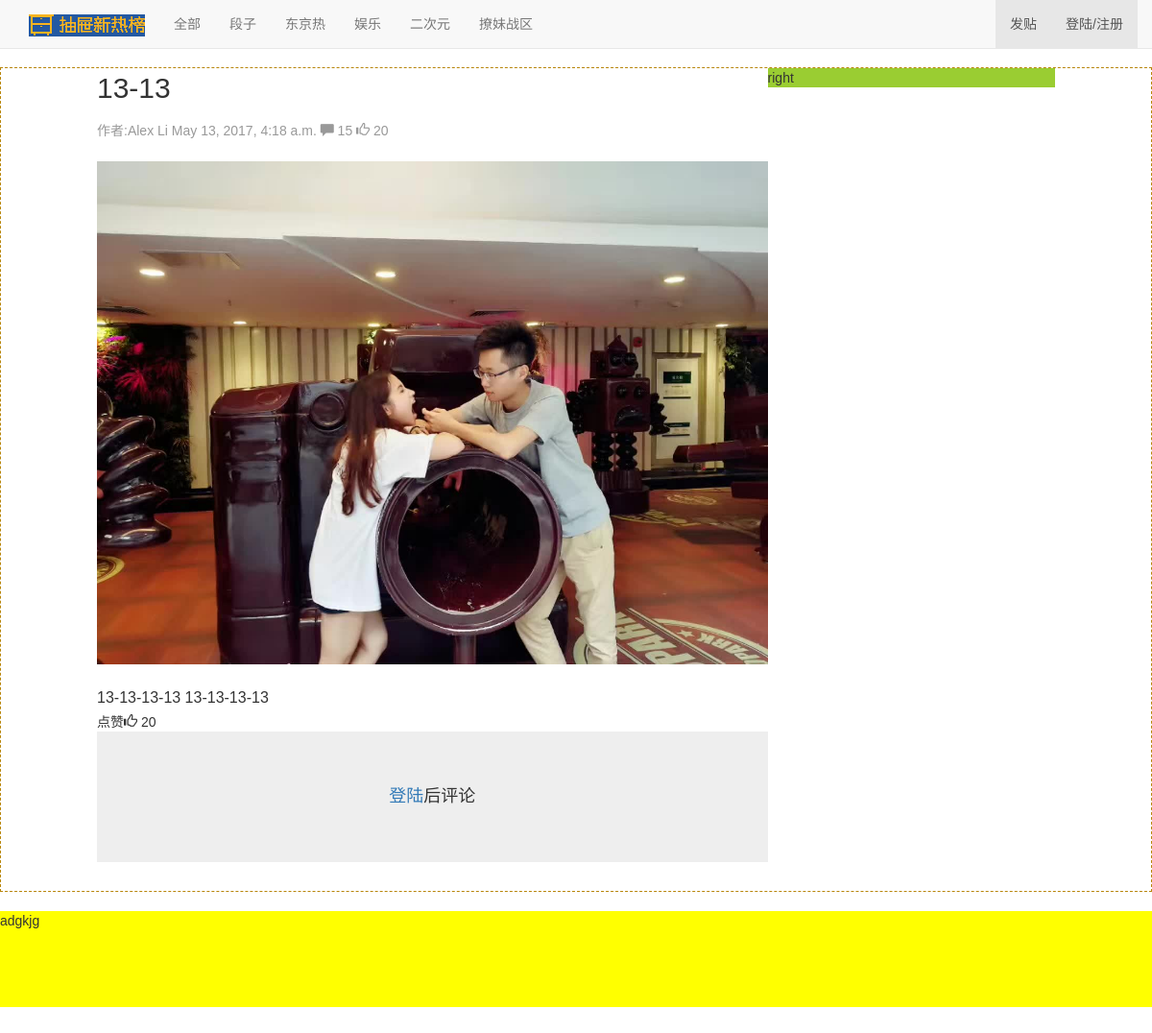
The app's page /bbs/detail/29/ with its own data.
### bbs/models.py (models this page shows, shortened)
class Category(models.Model):  # 版块(分类)表
    name = models.CharField(max_length=64, unique=True)  # 版块名
    brief = models.CharField(max_length=255, null=True, blank=True)  # 简要介绍
    set_to_top_menu = models.BooleanField(default=False)  # 是否显示在界面
    position_index = models.SmallIntegerField()  # 版块的位置
    admin = models.ManyToManyField("UserProfile", blank=True)  # 一个版块可有多个管理员，可不选择

class Article(models.Model):  # 贴子表
    title = models.CharField(max_length=255)  # 标题
    brief = models.CharField(max_length=255, null=True, blank=True)  # 简要介绍
    category = models.ForeignKey("Category")
    content = models.TextField(u"文章内容")
    author = models.ForeignKey("UserProfile")  # 作者
    pub_date = models.DateTimeField(blank=True, null=True)
    last_modify = models.DateTimeField(auto_now=True)  # 自动添加修改帖子时间
    priority = models.IntegerField(u"优先级", default=1000)  # 设置默认优先级为1000
    head_img = models.ImageField(u"文章标题图片", upload_to="uploads")
    status_choices = (("draft", u"草稿"),
                      ("published", u"已发布"),
                      ("hidden", u"隐藏"),
                      )
    publish_status = models.CharField(choices=status_choices, max_length=32, default="published")

class UserProfile(models.Model):  # 用户表
    user = models.OneToOneField(User)  # 一对一关联，密码在User表
    name = models.CharField(max_length=64)
    signature = models.CharField(max_length=255, blank=True, null=True)  # 个人签名，可以为空
    head_img = models.ImageField(height_field=150, width_field=150, blank=True, null=True)  # 头像，可以不传
    friends = models.ManyToManyField("self", related_name="my_friends", blank=True)

### bbs/views.py (the view)
# urls.py: url(r'^detail/(\d+)/$', views.article_detail, name="article_detail"),
def article_detail(request, article_id):
    article_obj = models.Article.objects.get(id=article_id)
    comment_tree = handle_comment.build_tree(article_obj.comment_set.select_related())
    return render(request, "bbs/article_detail.html", {"article_obj": article_obj,
                                                       "category_list": category_list})

### bbs/handle_comment.py (called while the page is built)
def add_node(tree_dic, comment):
    if comment.parent_comment is None:
        tree_dic[comment] = {}
    else:  # 循环当前整个dic，直到找到为止
        for k in tree_dic:
            if k == comment.parent_comment:
                print("find dad...", k)
                tree_dic[k][comment] = {}  # 这里会出错，因为k为一个数据对象;TypeError: keys must be a string
            else:
                print("keep going deeper....")
                add_node(tree_dic[k], comment)
    print(">>>>", tree_dic)

def build_tree(comment_set):
    print("comment_set>>>:", comment_set)
    tree_dic = {}
    for comment in comment_set:
        if comment.comment_type == 1:  # 当comment为点赞时，无需添加到评论树(评论内容才需要)
            add_node(tree_dic, comment)
    return tree_dic

### bbs/models.py (called while the page is built)
    def __str__(self):
        return "C:%s;" % (self.comment)

### bbs/templatetags/img_tag.py (called while the page is built)
@register.filter  # 注册
def truncate_url(img_url):  # 截断url
    return img_url.name.split("/", maxsplit=1)[-1]

@register.simple_tag
def filter_comment(article_obj):
    query_set = article_obj.comment_set.select_related()  # 反向关联查询(包含评论与点赞)
    comments = {
        "comment_count": query_set.filter(comment_type=1).count(),  # 评论数
        "thumb_count": query_set.filter(comment_type=2).count(),  # 点赞数
    }
    return comments  # 后端返回给前端是一个字典

### templates/bbs/article_detail.html (shortened to what this page needs)
{% extends "base.html" %}
{% load img_tag %}
{% block page_container %}
    <div class="wrap-left">
        <div class="article-big-title">
            {{ article_obj.title }}
        </div>
        <div class="article-title-brief">
            <span>作者:{{ article_obj.author.name }}</span>
            <span>{{ article_obj.pub_date }}</span>
            <span>{%  filter_comment article_obj as comments %}</span>
            <span class="glyphicon glyphicon-comment" aria-hidden="true"></span>
            <span>{{ comments.comment_count }}</span>
            <span class="glyphicon glyphicon-thumbs-up" aria-hidden="true"></span>
            <span class="thumb-count">{{ comments.thumb_count }}</span>
        </div>
        <div>
            <img class="article-big-head-img" src="/static/{{ article_obj.head_img|truncate_url }}">
        </div>
        <div class="article-content">
            {{ article_obj.content|safe }}
        </div>
        <div>
            <a class="thumb-up">
                点赞<span class="glyphicon glyphicon-thumbs-up" aria-hidden="true"></span>
                <span class="thumb-count">{{ comments.thumb_count }}</span>
            </a>
        </div>
        <div class="comment-box">
            {% if request.user.is_authenticated %}
                <div class="new-comment-box">
                    <textarea class="form-control" rows="3"></textarea>
                    <button type="button" style="margin-top: 10px;" class="btn btn-success pull-right">提交</button>
                    <div class="clear-both"></div>
                </div>
            {% else %}
                <div class="jumbotron">
                    <h4 class="text-center"><a href="{% url 'login' %}?next={{ request.path }}" class="btn-link">登陆</a>后评论</h4>
                </div>
            {% endif %}
        </div>
    </div>
    <div class="wrap-right">
        right
    </div>
{% endblock %}

### templates/base.html (shortened to what this page needs)
<!DOCTYPE html>
<html lang="zh-CN"><style type="text/css" id="106159481858"></style><head><meta http-equiv="Content-Type" content="text/html; charset=UTF-8">
    <link href="/static/bootstrap-3.3.7-dist/css/bootstrap.min.css" rel="stylesheet">
    <link href="/static/bootstrap-3.3.7-dist/css/page_container.css" rel="stylesheet">
    <link href="/static/bootstrap-3.3.7-dist/css/navbar-fixed-top.css" rel="stylesheet">
  </head>
  <body> {% csrf_token %}
    <nav class="navbar navbar-default navbar-fixed-top">
      <div class="container">
        <div id="navbar" class="navbar-collapse collapse">
            <div>
                <a class="navbar-brand" href="/bbs">
                    <img src="/static/images/logo.png">
                </a>
            </div>
            <ul class="nav navbar-nav">
                {% for category in category_list %}
                    {% if category.id == category_obj.id %}
                        <li class="active"><a href="/bbs/category/{{ category.id }}">{{ category.name }}</a></li>
                    {% else %}
                        <li class=""><a href="/bbs/category/{{ category.id }}">{{ category.name }}</a></li>
                    {% endif %}
                {% endfor %}
                 <li class=""><a href="/webchat/">撩妹战区</a></li>
            </ul>
          <ul class="nav navbar-nav navbar-right">
            <li class="active"><a href="{% url 'new_article' %}">发贴</a></li>
            {% if request.user.is_authenticated %}
                <li class=""><a href="#">{{ request.user.userprofile }}</a></li>
                 <li class="active"><a href="{% url 'logout' %}">注销退出</a></li>
            {% else %}
                <li class="active"><a href="{% url 'login' %}">登陆/注册</a></li>
            {% endif %}
          </ul>
        </div>
      </div>
    </nav>
    <div class="page-container">
        {% block page_container %}{% endblock %}
    </div>
    <footer class="footer">
        adgkjg
    </footer>
</body></html>

### records on screen
Category: name "全部"
Category: name "段子"
Category: name "东京热"
Category: name "娱乐"
Category: name "二次元"
Article: title "13-13", author.name "Alex Li", pub_date "May 13, 2017, 4:18 a.m.", head_img (picture), content "13-13-13-13 13-13-13-13"

### other values on screen
{{ comments.comment_count }} "15"
{{ comments.thumb_count }} "20"
